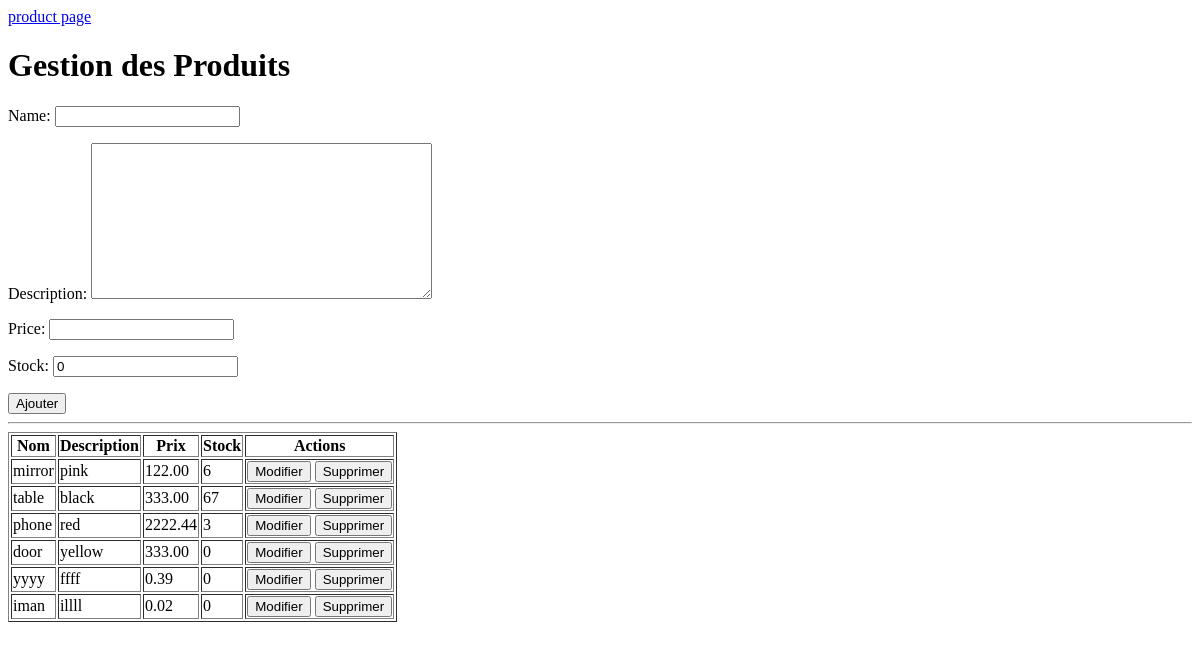
The page /products/dashboard/ on the database as committed earlier.
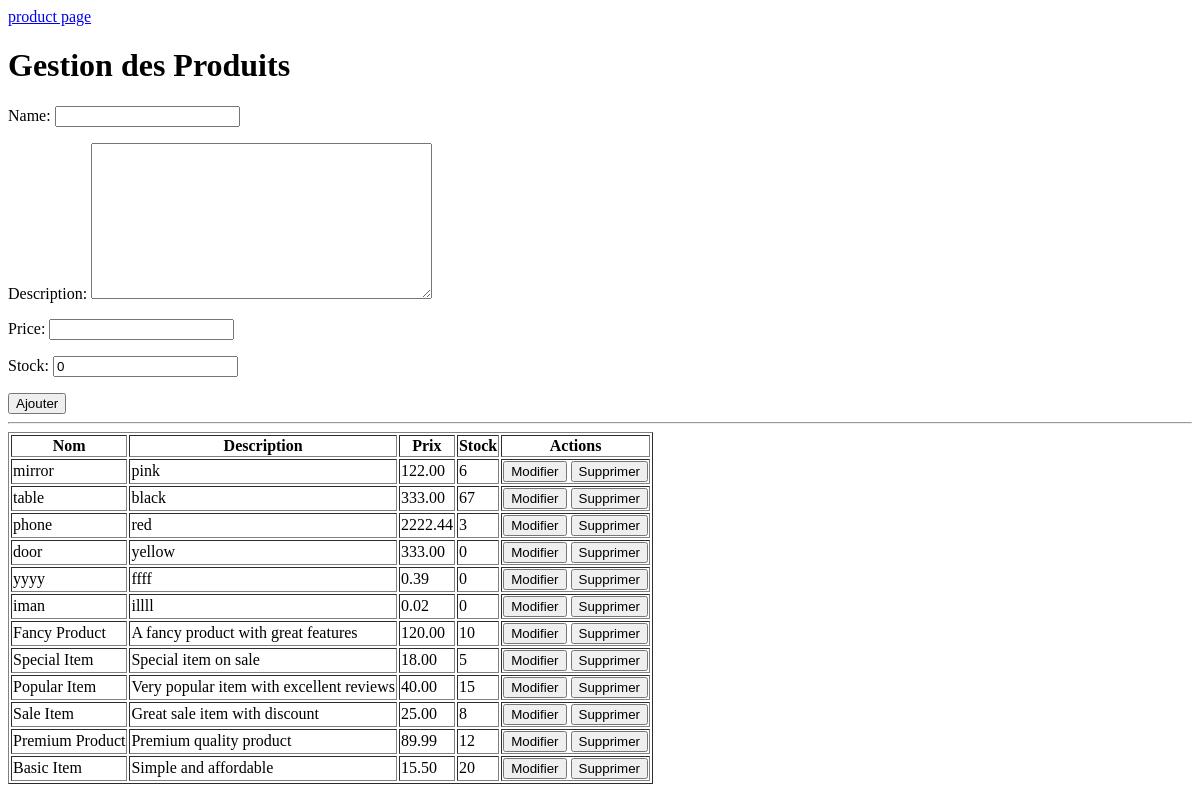
The same page on the database as committed later.
### products/models.py (models this page shows)
class Product(models.Model):
    name = models.CharField(max_length=50)
    description = models.TextField(blank=True)
    price = models.DecimalField(max_digits=8, decimal_places=2)
    stock = models.IntegerField(default=0)
    image = models.ImageField(upload_to='product_images/', null=True, blank=True)

### products/views.py (the view, shortened to what this page needs)
# urls.py: path('dashboard/', views.product_dashboard, name='product_dashboard'),
def product_dashboard(request):
    products = Product.objects.all()
    editing_product = None
    form = ProductForm()
    context = {
        'products': products,
        'form': form,
        'editing_product': editing_product,
    }
    return render(request, 'products/dashboard.html', context)

### products/forms.py
class ProductForm(forms.ModelForm):
    class Meta:
        model= Product
        fields = ['name','description','price','stock']

### templates/products/dashboard.html (shortened to what this page needs)
<!DOCTYPE html>
<html lang="en">
<head>
</head>
<body>
<a href="{% url 'products' %}">product page</a>
<h1>Gestion des Produits</h1>
<form method="post">
    {{ form.as_p }}
    {% if editing_product %}
        <input type="hidden" name="save_edit" value="{{ editing_product.id }}">
        <button type="submit">Enregistrer les modifications</button>
        <a href="{% url 'product_dashboard' %}">Annuler</a>
    {% else %}
        <button type="submit" name="add">Ajouter</button>
    {% endif %}
</form>
<hr>
<table border="1">
    <thead>
        <tr>
            <th>Nom</th>
            <th>Description</th>
            <th>Prix</th>
            <th>Stock</th>
            <th>Actions</th>
        </tr>
    </thead>
    <tbody>
        {% for product in products %}
        <tr>
            <td>{{ product.name }}</td>
            <td>{{ product.description }}</td>
            <td>{{ product.price }}</td>
            <td>{{ product.stock }}</td>
            <td>
                <form method="post" style="display:inline;">
                    <button type="submit" name="edit_id" value="{{ product.id }}">Modifier</button>
                </form>
                <form method="post" style="display:inline;">
                    <button type="submit" name="delete" value="{{ product.id }}">Supprimer</button>
                </form>
            </td>
        </tr>
        {% endfor %}
    </tbody>
</table>
</body>
</html>

Rows that differ between the two databases and show on the page:
added Product: name "Fancy Product", description "A fancy product with great features", price "120.00", stock "10", {{ product.id }} 15 (drawn)
added Product: name "Special Item", description "Special item on sale", price "18.00", stock "5", {{ product.id }} 16 (drawn)
added Product: name "Popular Item", description "Very popular item with excellent reviews", price "40.00", stock "15", {{ product.id }} 17 (drawn)
added Product: name "Sale Item", description "Great sale item with discount", price "25.00", stock "8", {{ product.id }} 18 (drawn)
added Product: name "Premium Product", description "Premium quality product", price "89.99", stock "12", {{ product.id }} 19 (drawn)
added Product: name "Basic Item", description "Simple and affordable", price "15.50", stock "20"
